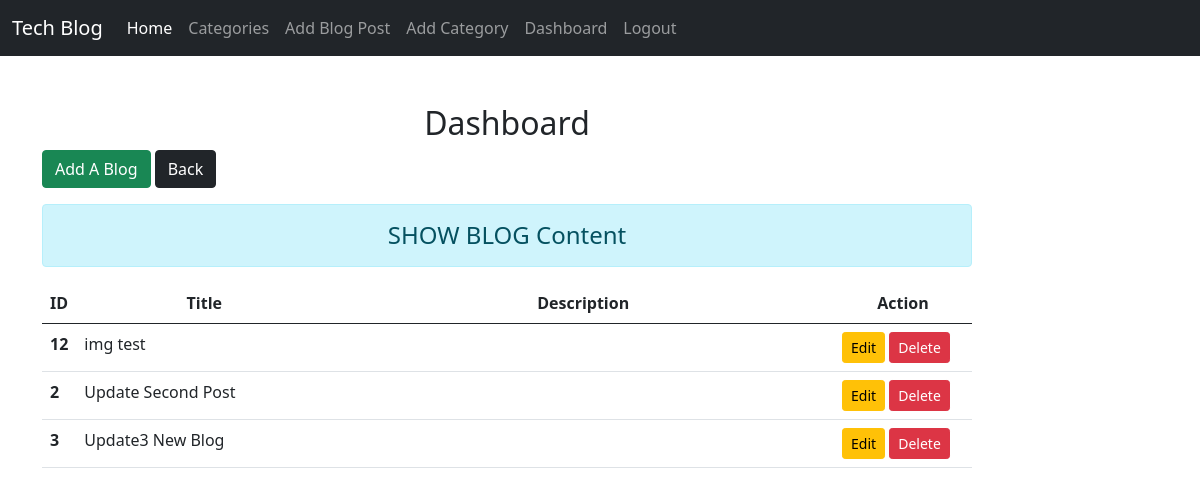
Before: /dashboard/ (signed in) with the older database file.
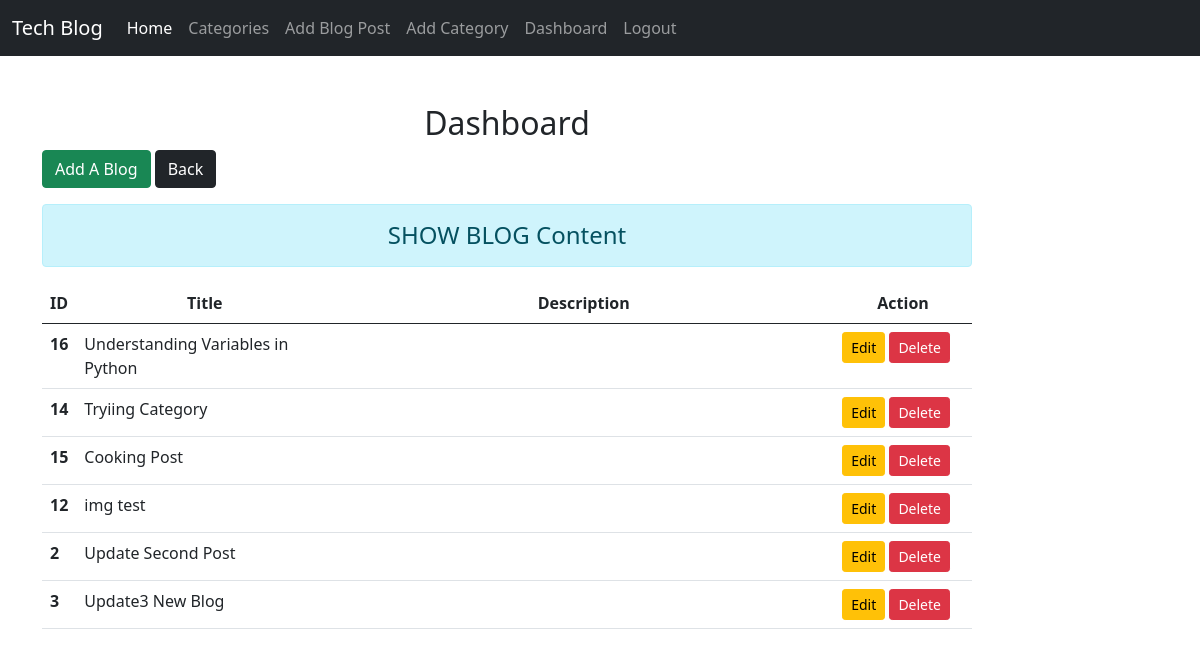
After: the same page with the newer database file.
### blog/models.py (models this page shows, shortened)
class Post(models.Model):
   title = models.CharField(max_length=255)
   header_image = models.ImageField(null=True, blank=True, upload_to="images/")
   title_tag = models.CharField(max_length=255)
   category = models.CharField(max_length=255, default="Uncategorized")
   author = models.ForeignKey(User, on_delete=models.CASCADE)
   post_date = models.DateField(auto_now_add=True)
   body = RichTextField(blank='True', null='True')
   likes = models.ManyToManyField(User, related_name='blog_post')
   class Meta:
        ordering = ['-post_date']

### blog/views.py (the view)
# urls.py: path('dashboard/',views.dashboard, name="dashboard"),
def dashboard(request):
    if request.user.is_authenticated:
        user = request.user
        blogs = Post.objects.filter(author=user)
        full_name = user.get_full_name()
        gps = user.groups.all()
        return render(request, 'dashboard.html',{'blogs':blogs,'full_name':full_name,'groups':gps})

### blog/templates/dashboard.html (shortened to what this page needs)
{% extends 'base.html' %}
{% load static %}
{% block content %}
<div class="col-sm-10">
   <h2 class="text-center">Dashboard</h2>
   <a class="btn btn-success" href="{% url 'AddBlog' %}">Add A Blog</a>
   <button type="button" class="btn btn-dark" onClick="window.history.back();return false;">Back</button>
   <h4 class="text-center alert alert-info mt-3">SHOW BLOG Content</h4>
   {% if blogs %}
   <table class="table table-hover bg-white">
      <thead>
         <tr class="text-center">
            <th scope="col" style="width:2%">ID</th>
            <th scope="col" style="width:28%">Title</th>
            <th scope="col" style="width:55%">Description</th>
            <th scope="col" style="width:15%">Action</th>
         </tr>
      </thead>
      <tbody>
         {% for blg in blogs %}
         <tr>
            <th scope="row">{{ blg.id }}</th>
            <td>{{ blg.title }}</td>
            <td>{{ blg.cont }}</td>
            <td><a href="{% url 'UpdateBlog' blg.id %}" class="btn btn-warning btn-sm">Edit</a>
               <form action='{% url "DeleteBlog" blg.id %}' method="post" class="d-inline"> {% csrf_token %}
                  <input type="submit" class="btn btn-danger btn-sm" value="Delete">
               </form>
            </td>
         </tr>
         {% endfor %}
      </tbody>
   </table>
   {% else %}
   <h4 class="text-center alert alert-warning">NO Records!</h4>
   {% endif %}
      {% endblock content %}

### blog/templates/base.html (shortened to what this page needs)
<!doctype html>
<html lang="en">
<head>
   <link href="https://cdn.jsdelivr.net/npm/bootstrap@5.0.2/dist/css/bootstrap.min.css" rel="stylesheet"
>
</head>
<body>
   <div class="container-fluid m-0 p-0">
      <nav class="navbar navbar-expand-lg navbar-dark bg-dark">
         <div class="container-fluid">
            <a class="navbar-brand" href="{% url 'home' %}">Tech Blog</a>
            <div class="collapse navbar-collapse" id="navbarSupportedContent">
               <ul class="navbar-nav me-auto mb-2 mb-lg-0">
                  <li class="nav-item">
                     <a class="nav-link active" aria-current="page" href="{% url 'home' %}">Home</a>
                  </li>
                  {% if cat_menu %}
                  <li class="nav-item dropdown">
                     <a class="nav-link dropdown-toggle" href="#" id="navbarDropdown" role="button"
                        data-bs-toggle="dropdown" aria-expanded="false">
                        Categories
                     </a>
                     <ul class="dropdown-menu" aria-labelledby="navbarDropdown">
                        {% for item in cat_menu %}
                        <li><a class="dropdown-item" href="{% url 'Category' item|slugify %}">{{item}}</a>
                        </li>
                        {% endfor %}
                     </ul>
                  </li>
                  {% else %}
                  <li class="nav-item">
                     <a class="nav-link" href="{% url 'CategoryList' %}">Categories</a>
                  </li>
                  {% endif %}
                  {% if user.is_authenticated %}
                  <li class="nav-item">
                     <a class="nav-link" href="{% url 'AddBlog' %}">Add Blog Post</a>
                  </li>
                  <li class="nav-item">
                     <a class="nav-link" href="{% url 'AddCategory' %}">Add Category</a>
                  </li>
                  <li class="nav-item">
                     <a class="nav-item nav-link" href="{% url 'dashboard' %}">Dashboard</a>
                  </li>
                  <li class="nav-item">
                     <a class="nav-link" href="{% url 'logout' %}">Logout</a>
                  </li>
                  {% endif %}
            </div>
         </div>
      </nav>
   </div>
   <div class="container my-5">
      {% block content %} {% endblock %}
</body>
</html>

Changed rows visible on the page:
added Post: id "16", title "Understanding Variables in Python"
added Post: id "14", title "Tryiing Category"
added Post: id "15", title "Cooking Post"
